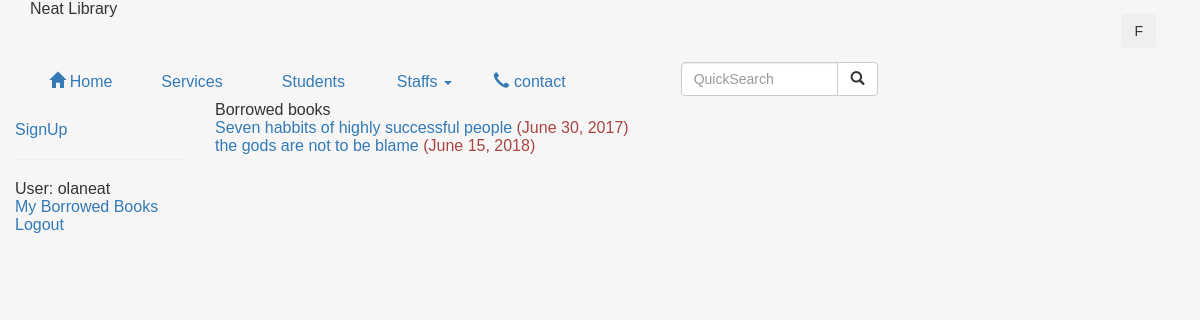
The app's page /catalog/mybooks/ (signed in) with its own data.
### catalog/models.py (models this page shows, shortened)
class BookInstance(models.Model):
	id = models.UUIDField(primary_key = True, default = uuid.uuid4, help_text = "unique id for the particular book")
	imprint = models.CharField(max_length = 200)
	book = models.ForeignKey('Book', on_delete = models.SET_NULL, null = True)
	borrower = models.ForeignKey(User, on_delete=models.SET_NULL, null=True, blank=True)
	LOAN_STATUS = (
		('A', 'Available'),
		('O', 'On Loan'),
		('R', 'Reserved'),
		('M', 'Maintatnce'),
		)
	due_back = models.DateField(blank = True, null = True)
	status = models.CharField(max_length = 1, default = 'A', choices = LOAN_STATUS, help_text = 'Enter the books status')
	@property
	def is_overdue(self):
		if self.due_back and date.today() > self.due_back:
			return True
		return False
	class Meta:
		ordering = ['due_back']
		permissions = (("can_mark_return", "set book as returned"),
			)

class Book(models.Model):
	title = models.CharField(max_length = 200, help_text = "Enter the book's title here")
	author = models.ForeignKey('Author', on_delete = models.SET_NULL, null = True)
	genre = models.ManyToManyField(Genre, help_text = 'Enter the Genre for the book')
	summary = models.TextField(max_length = 1000, help_text = 'enter the book is brief summary')
	upload = models.FileField(upload_to = 'uploads', default =  True)
	isbn = models.CharField(max_length = 15, help_text = '13 Character <a href="https://www.isbn-international.org/content/what-isbn">ISBN number</a>')
	def display_genre(self):
		return ', '.join([ genre.name for genre in self.genre.all()[:3] ])
	display_genre.short_description = 'Genre'

### catalog/views.py (the view)
# urls.py: path('mybooks/', views.LoanedBooksByUserListView.as_view(), name = 'my-borrow'),
class LoanedBooksByUserListView(LoginRequiredMixin,generic.ListView):
    model = BookInstance
    template_name ='catalog/bookinstance_list_borrowed_user.html'
    paginate_by = 10
    def get_queryset(self):
        return BookInstance.objects.filter(borrower=self.request.user).filter(status__exact='O').order_by('due_back')

### catalog/templates/catalog/bookinstance_list_borrowed_user.html
{% extends "base_generic.html" %}
{% block content %}
    <h1>Borrowed books</h1>
    {% if bookinstance_list %}
    <ul>
      {% for bookinst in bookinstance_list %}
      <li class="{% if bookinst.is_overdue %}text-danger{% endif %}">
        <a href="{% url 'book-detail' bookinst.book.pk %}">{{bookinst.book.title}}</a> ({{ bookinst.due_back }})
      </li>
      {% endfor %}
    </ul>
    {% else %}
      <p>There are no books borrowed.</p>
    {% endif %}
{% endblock %}

### catalog/templates/base_generic.html (shortened to what this page needs)
<!DOCTYPE html>
<html lang="en">
<head>
  {% load static %}
{% block title %}
<div class="container">
  <div class="row">
    <div class="col-md-6">
      <h1>Neat Library</h1>
     </div>
     <div class=" col-md-3 col-md-offset-3">
        <div class="social-icons">
          <button class="btn btn-fb" type="button">F</button>
        </div>
      </div>
    </div>
  </div>
 <div class="container">
  <div class="row">
    <div class="col-md-6">
      <ul class="nav nav-pills nav-justified">
        <li><a href=" {% url 'index' %} "><span class="glyphicon glyphicon-home"></span> Home</a></li>
        <li><a href=" {% url 'books' %} ">Services</a></li>
        <li><a href="  ">Students</a>
        </li>
        <li class="dropdown">
          <a href=" {% url 'staff' %} " class="dropdown-toggle" data-toggle="dropdown" role="button"  aria-haspopup="true" aria-expanded="false"> Staffs <span class="caret"></span></a>
        <li><a href="  "> <span class="glyphicon glyphicon-earphone"></span> contact</a></li>
      </ul>
    </div>
    <div class="col-md-3">
      <div class="col-md-offset-3">
        <div class="input-group">
          <input type="text" placeholder="QuickSearch" class="form-control">
          <span class="input-group-btn">
            <button type="button" class="btn btn-default"><span class="glyphicon glyphicon-search"></span></button>
          </span>
        </div>
      </div>
    </div>
  </div>
</div>
{% endblock %}
    <link rel="stylesheet" href="{% static 'css/styles1.css' %}">
    <link href="{% static 'bootstrap/css/bootstrap.min.css' %}" rel="stylesheet">
    <link rel="stylesheet" type="text/css" href="{% static 'style.css' %}">
    <link rel="stylesheet" type="text/css" href="{% static 'css/style.css' %}">
</head>
</head>
<body>
  <div class="container-fluid">
     <div class="row">
      <div class="col-sm-2">
      {% block sidebar %}
      <ul class="sidebar-nav">
         <li><a href=" {% url 'signup' %} ">SignUp</a></li>
           <hr>
           {% if user.is_authenticated %}
     <li>User: {{ user.get_username }}</li>
      <li><a href=" {% url 'my-borrow' %} ">My Borrowed Books</a></li>
     <li><a href="{% url 'logout'%}?next={{request.path}}">Logout</a></li>
   {% else %}
     <li><a href="{% url 'login'%}?next={{request.path}}">Login</a></li>
   {% endif %}
      </ul>
     {% endblock %}
      </div>
      <div class="col-sm-10 ">
      {% block content %}{% endblock %}
      </div>
    </div>
  </div>
</body>
</html>

### catalog/static/css/styles1.css (style rules this page uses)
.sidebar-nav { margin-top: 20px; padding: 10; list-style: none; }

### templates/public_library-web_Free10-11-2017_593210999/web/css/style.css (style rules this page uses)
html,body,div,span,applet,object,iframe,h1,h2,h3,h4,h5,h6,p,blockquote,pre,a,abbr,acronym,address,big,cite,code,del,dfn,em,img,ins,kbd,q,s,samp,small,strike,strong,sub,sup,tt,var,b,u,i,dl,dt,dd,ol,nav ul,nav li,fieldset,form,label,legend,table,caption,tbody,tfoot,thead,tr,th,td,article,aside,canvas,details,embed,figure,figcaption,footer,header,hgroup,menu,nav,output,ruby,section,summary,time,mark,audio,video { margin:0;padding:0;border:0;font-size:100%;font:inherit;vertical-align:baseline; }
ol,ul { list-style:none;margin:0;padding:0; }
a { text-decoration:none; }
body { background-color: #f6f6f6; font-family: Arial, Geneva,Helvetica, sans-serif; font-size: 100%; }
.social-icons { float: right; padding: 14px; }

### records on screen
BookInstance: book "Seven habbits of highly successful people", due_back "June 30, 2017"
BookInstance: book "the gods are not to be blame", due_back "June 15, 2018"

### other values on screen
{{ user.get_username }} "olaneat"
